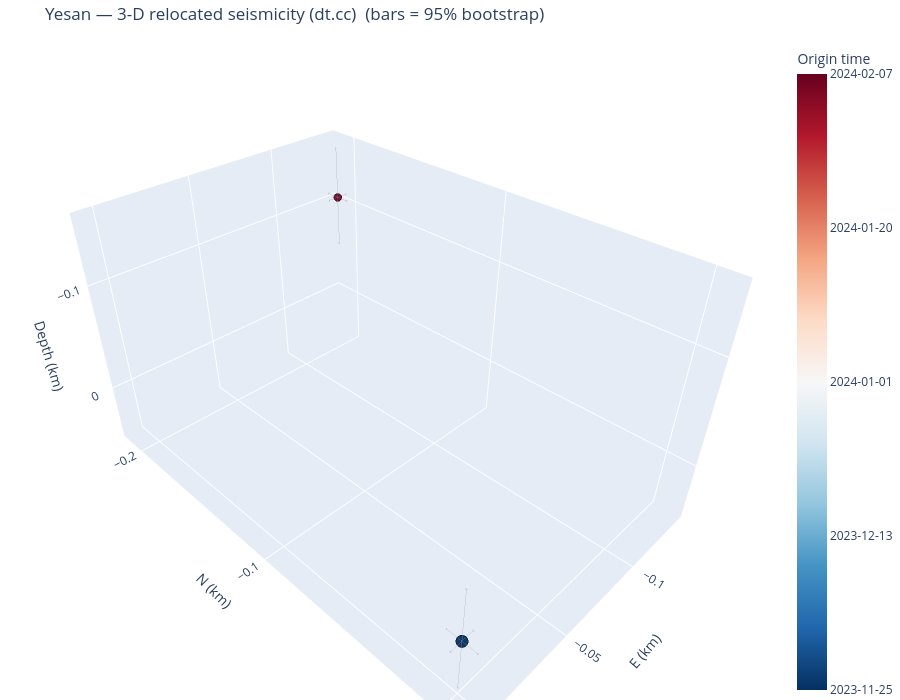

Write notebook code for a chart like this one.
### Markdown cell above
## 5. Seismicity in 3-D (interactive)

`plot_3d_plane` returns an **interactive plotly** 3-D view of the dt.cc hypocentres (relative E–N–depth km,
coloured by origin time, sized by magnitude) with the SVD best-fit fault plane overlaid as a translucent
patch — rotate/zoom to judge planarity and dip. (Interactivity is live in a running notebook; committed
notebooks are output-stripped, and a static export needs the optional `kaleido` package.)

### Code cell
fig3d = viz.plot_3d_plane(cfg, VELMODEL)
try:                                  # optional static export (needs kaleido); harmless if absent
    fig3d.write_image(f"/tmp/{CLUSTER}_3d.png", scale=2)
except Exception as _e:
    print("(static export skipped — install kaleido for a PNG; the figure is interactive in a live notebook)")
fig3d                                 # <- interactive in JupyterLab: drag to rotate, scroll to zoom

### Figure 1 — Plotly figure (JSON) as saved in the notebook; plotly's stock layout.template omitted (floating-point values rounded to 4 significant figures)
{"data": [{"error_x": {"array": [0.006176, 0.006176], "color": "rgba(80,80,80,0.5)", "thickness": 0.8, "type": "data", "width": 2}, "error_y": {"array": [0.007152, 0.007152], "color": "rgba(80,80,80,0.5)", "thickness": 0.8, "type": "data", "width": 2}, "error_z": {"array": [0.04745, 0.04745], "color": "rgba(80,80,80,0.5)", "thickness": 0.8, "type": "data", "width": 2}, "marker": {"color": [19690.0, 19760.0], "colorbar": {"ticktext": ["2023-11-25", "2023-12-13", "2024-01-01", "2024-01-20", "2024-02-07"], "tickvals": [19690.0, 19700.0, 19720.0, 19740.0, 19760.0], "title": {"text": "Origin time"}}, "colorscale": [[0.0, "rgb(5,48,97)"], [0.1, "rgb(33,102,172)"], [0.2, "rgb(67,147,195)"], [0.3, "rgb(146,197,222)"], [0.4, "rgb(209,229,240)"], [0.5, "rgb(247,247,247)"], [0.6, "rgb(253,219,199)"], [0.7, "rgb(244,165,130)"], [0.8, "rgb(214,96,77)"], [0.9, "rgb(178,24,43)"], [1.0, "rgb(103,0,31)"]], "line": {"color": "black", "width": 0.5}, "opacity": 0.95, "size": [14.4, 9.2]}, "mode": "markers", "name": "Hypocentres", "text": ["200000  M2.6", "200001  M1.3"], "type": "scatter3d", "x": [0.0, -0.1319], "y": [0.0, -0.2027], "z": [0.0, -0.1084]}], "layout": {"height": 700, "margin": {"b": 0, "l": 0, "r": 0, "t": 40}, "scene": {"aspectmode": "data", "xaxis": {"title": {"text": "E (km)"}}, "yaxis": {"title": {"text": "N (km)"}}, "zaxis": {"autorange": "reversed", "title": {"text": "Depth (km)"}}}, "title": {"text": "Yesan — 3-D relocated seismicity (dt.cc)  (bars = 95% bootstrap)"}}}
